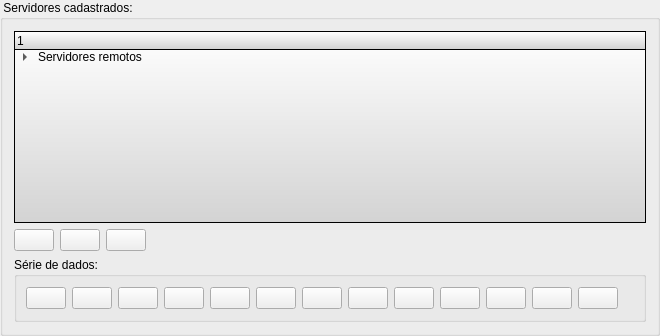
         <widget class="QGroupBox" name="groupBox_22">
          <property name="sizePolicy">
           <sizepolicy hsizetype="Preferred" vsizetype="Preferred">
            <horstretch>0</horstretch>
            <verstretch>0</verstretch>
           </sizepolicy>
          </property>
          <property name="maximumSize">
           <size>
            <width>300</width>
            <height>16777215</height>
           </size>
          </property>
          <property name="title">
           <string> Servidores cadastrados: </string>
          </property>
          <layout class="QGridLayout" name="gridLayout_9">
           <item row="0" column="0">
            <widget class="QTreeWidget" name="weatherDataTree">
             <property name="enabled">
              <bool>true</bool>
             </property>
             <property name="sizePolicy">
              <sizepolicy hsizetype="Expanding" vsizetype="Expanding">
               <horstretch>0</horstretch>
               <verstretch>0</verstretch>
              </sizepolicy>
             </property>
             <property name="minimumSize">
              <size>
               <width>180</width>
               <height>0</height>
              </size>
             </property>
             <property name="styleSheet">
              <string>background: qlineargradient(x1: 0, y1: 0, x2: 0, y2: 1, stop: 0 white, stop: 1 lightgray);</string>
             </property>
             <property name="rootIsDecorated">
              <bool>true</bool>
             </property>
             <column>
              <property name="text">
               <string/>
              </property>
             </column>
             <item>
              <property name="text">
               <string>Servidores remotos</string>
              </property>
              <property name="icon">
               <iconset>
                <normaloff>:/data/icons/servers.png</normaloff>:/data/icons/servers.png</iconset>
              </property>
              <item>
               <property name="text">
                <string>CPTEC</string>
               </property>
               <property name="icon">
                <iconset>
                 <normaloff>:/data/icons/server.png</normaloff>:/data/icons/server.png</iconset>
               </property>
               <item>
                <property name="text">
                 <string>PCD</string>
                </property>
                <property name="icon">
                 <iconset>
                  <normaloff>:/data/icons/dado_pontual.png</normaloff>:/data/icons/dado_pontual.png</iconset>
                </property>
               </item>
               <item>
                <property name="text">
                 <string>PCD - Alertas</string>
                </property>
                <property name="icon">
                 <iconset>
                  <normaloff>:/data/icons/dado_pontual.png</normaloff>:/data/icons/dado_pontual.png</iconset>
                </property>
               </item>
               <item>
                <property name="text">
                 <string>Satélite Acumulada 4Km</string>
                </property>
                <property name="icon">
                 <iconset>
                  <normaloff>:/data/icons/dado_grid.png</normaloff>:/data/icons/dado_grid.png</iconset>
                </property>
               </item>
               <item>
                <property name="text">
                 <string>Satélite Instantânea 4Km</string>
                </property>
                <property name="icon">
                 <iconset>
                  <normaloff>:/data/icons/dado_grid.png</normaloff>:/data/icons/dado_grid.png</iconset>
                </property>
               </item>
               <item>
                <property name="text">
                 <string>Radar Acumulada 4Km</string>
                </property>
                <property name="icon">
                 <iconset>
                  <normaloff>:/data/icons/dado_grid.png</normaloff>:/data/icons/dado_grid.png</iconset>
                </property>
               </item>
               <item>
                <property name="text">
                 <string>ETA 20Km</string>
                </property>
                <property name="icon">
                 <iconset>
                  <normaloff>:/data/icons/dado_grid.png</normaloff>:/data/icons/dado_grid.png</iconset>
                </property>
               </item>
               <item>
                <property name="text">
                 <string>ETA 5Km</string>
                </property>
                <property name="icon">
                 <iconset>
                  <normaloff>:/data/icons/dado_grid.png</normaloff>:/data/icons/dado_grid.png</iconset>
                </property>
               </item>
              </item>
              <item>
               <property name="text">
                <string>CPTEC-2</string>
               </property>
               <property name="icon">
                <iconset>
                 <normaloff>:/data/icons/server.png</normaloff>:/data/icons/server.png</iconset>
               </property>
               <item>
                <property name="text">
                 <string>ETA 20Km</string>
                </property>
                <property name="icon">
                 <iconset>
                  <normaloff>:/data/icons/dado_grid.png</normaloff>:/data/icons/dado_grid.png</iconset>
                </property>
               </item>
               <item>
                <property name="text">
                 <string>Ensemble Médio 40Km</string>
                </property>
                <property name="icon">
                 <iconset>
                  <normaloff>:/data/icons/dado_grid.png</normaloff>:/data/icons/dado_grid.png</iconset>
                </property>
               </item>
              </item>
              <item>
               <property name="text">
                <string>NASA</string>
               </property>
               <property name="icon">
                <iconset>
                 <normaloff>:/data/icons/server.png</normaloff>:/data/icons/server.png</iconset>
               </property>
               <item>
                <property name="text">
                 <string>Radar 1</string>
                </property>
                <property name="icon">
                 <iconset>
                  <normaloff>:/data/icons/dado_grid.png</normaloff>:/data/icons/dado_grid.png</iconset>
                </property>
               </item>
               <item>
                <property name="text">
                 <string>Radar 2</string>
                </property>
                <property name="icon">
                 <iconset>
                  <normaloff>:/data/icons/dado_grid.png</normaloff>:/data/icons/dado_grid.png</iconset>
                </property>
               </item>
              </item>
             </item>
            </widget>
           </item>
           <item row="1" column="0">
            <layout class="QGridLayout" name="gridLayout_28">
             <property name="sizeConstraint">
              <enum>QLayout::SetMinimumSize</enum>
             </property>
             <property name="topMargin">
              <number>0</number>
             </property>
             <item row="0" column="0">
              <widget class="QPushButton" name="updateServerBtn">
               <property name="toolTip">
                <string>&lt;html&gt;&lt;head/&gt;&lt;body&gt;&lt;p&gt;Atualizar Servidor&lt;/p&gt;&lt;/body&gt;&lt;/html&gt;</string>
               </property>
               <property name="text">
                <string/>
               </property>
               <property name="icon">
                <iconset theme="update-server">
                 <normaloff/>
                </iconset>
               </property>
              </widget>
             </item>
             <item row="0" column="1">
              <widget class="QPushButton" name="exportServerBtn">
               <property name="toolTip">
                <string>&lt;html&gt;&lt;head/&gt;&lt;body&gt;&lt;p&gt;Exportar Servidor&lt;/p&gt;&lt;/body&gt;&lt;/html&gt;</string>
               </property>
               <property name="text">
                <string/>
               </property>
               <property name="icon">
                <iconset theme="export-server">
                 <normaloff/>
                </iconset>
               </property>
              </widget>
             </item>
             <item row="0" column="2">
              <widget class="QPushButton" name="serverDeleteBtn">
               <property name="toolTip">
                <string>&lt;html&gt;&lt;head&gt;&lt;meta name=&quot;qrichtext&quot; content=&quot;1&quot; /&gt;&lt;style type=&quot;text/css&quot;&gt;
p, li { white-space: pre-wrap; }
&lt;/style&gt;&lt;/head&gt;&lt;body style=&quot; font-family:'MS Shell Dlg 2'; font-size:8.25pt; font-weight:400; font-style:normal;&quot;&gt;
&lt;p style=&quot; margin-top:0px; margin-bottom:0px; margin-left:0px; margin-right:0px; -qt-block-indent:0; text-indent:0px; font-size:8pt;&quot;&gt;Remover servidor de dados&lt;/p&gt;&lt;/body&gt;&lt;/html&gt;</string>
               </property>
               <property name="text">
                <string/>
               </property>
               <property name="icon">
                <iconset theme="remove-server">
                 <normaloff/>
                </iconset>
               </property>
              </widget>
             </item>
             <item row="0" column="3">
              <spacer name="horizontalSpacer_4">
               <property name="orientation">
                <enum>Qt::Horizontal</enum>
               </property>
               <property name="sizeHint" stdset="0">
                <size>
                 <width>40</width>
                 <height>20</height>
                </size>
               </property>
              </spacer>
             </item>
            </layout>
           </item>
           <item row="2" column="0">
            <widget class="QGroupBox" name="groupBox_25">
             <property name="enabled">
              <bool>true</bool>
             </property>
             <property name="sizePolicy">
              <sizepolicy hsizetype="Minimum" vsizetype="Minimum">
               <horstretch>0</horstretch>
               <verstretch>0</verstretch>
              </sizepolicy>
             </property>
             <property name="minimumSize">
              <size>
               <width>0</width>
               <height>50</height>
              </size>
             </property>
             <property name="maximumSize">
              <size>
               <width>16777215</width>
               <height>16777215</height>
              </size>
             </property>
             <property name="title">
              <string>Série de dados:</string>
             </property>
             <property name="flat">
              <bool>false</bool>
             </property>
             <property name="checkable">
              <bool>false</bool>
             </property>
             <property name="checked">
              <bool>false</bool>
             </property>
             <layout class="QGridLayout" name="gridLayout_29">
              <item row="0" column="0">
               <layout class="QGridLayout" name="gridLayout_30">
                <property name="sizeConstraint">
                 <enum>QLayout::SetMinimumSize</enum>
                </property>
                <item row="0" column="0">
                 <widget class="QPushButton" name="serverInsertGridBtn">
                  <property name="toolTip">
                   <string>&lt;html&gt;&lt;head&gt;&lt;meta name=&quot;qrichtext&quot; content=&quot;1&quot; /&gt;&lt;style type=&quot;text/css&quot;&gt;
p, li { white-space: pre-wrap; }
&lt;/style&gt;&lt;/head&gt;&lt;body style=&quot; font-family:'MS Shell Dlg 2'; font-size:8.25pt; font-weight:400; font-style:normal;&quot;&gt;
&lt;p style=&quot; margin-top:0px; margin-bottom:0px; margin-left:0px; margin-right:0px; -qt-block-indent:0; text-indent:0px;&quot;&gt;Adicionar dados do tipo Grid&lt;/p&gt;&lt;/body&gt;&lt;/html&gt;</string>
                  </property>
                  <property name="text">
                   <string/>
                  </property>
                  <property name="icon">
                   <iconset theme="add-grid-data-series">
                    <normaloff/>
                   </iconset>
                  </property>
                 </widget>
                </item>
                <item row="0" column="1">
                 <widget class="QPushButton" name="serverInsertPointBtn">
                  <property name="toolTip">
                   <string>Adicionar dados pontuais do tipo PCD</string>
                  </property>
                  <property name="text">
                   <string/>
                  </property>
                  <property name="icon">
                   <iconset theme="add-pcd-data-series">
                    <normaloff/>
                   </iconset>
                  </property>
                 </widget>
                </item>
                <item row="0" column="2">
                 <widget class="QPushButton" name="serverInsertPointDiffBtn">
                  <property name="sizePolicy">
                   <sizepolicy hsizetype="Minimum" vsizetype="Fixed">
                    <horstretch>0</horstretch>
                    <verstretch>0</verstretch>
                   </sizepolicy>
                  </property>
                  <property name="focusPolicy">
                   <enum>Qt::StrongFocus</enum>
                  </property>
                  <property name="toolTip">
                   <string>Adicionar dados pontuais de Ocorrências</string>
                  </property>
                  <property name="text">
                   <string/>
                  </property>
                  <property name="icon">
                   <iconset theme="add-occurrence-data-series">
                    <normaloff/>
                   </iconset>
                  </property>
                 </widget>
                </item>
                <item row="0" column="3">
                 <widget class="QPushButton" name="gridFormatDataDeleteBtn">
                  <property name="toolTip">
                   <string>&lt;html&gt;&lt;head&gt;&lt;meta name=&quot;qrichtext&quot; content=&quot;1&quot; /&gt;&lt;style type=&quot;text/css&quot;&gt;
p, li { white-space: pre-wrap; }
&lt;/style&gt;&lt;/head&gt;&lt;body style=&quot; font-family:'MS Shell Dlg 2'; font-size:8.25pt; font-weight:400; font-style:normal;&quot;&gt;
&lt;p style=&quot; margin-top:0px; margin-bottom:0px; margin-left:0px; margin-right:0px; -qt-block-indent:0; text-indent:0px; font-size:8pt;&quot;&gt;Remover Grid da configuração do servidor&lt;/p&gt;&lt;/body&gt;&lt;/html&gt;</string>
                  </property>
                  <property name="text">
                   <string/>
                  </property>
                  <property name="icon">
                   <iconset theme="remove-grid-data-series">
                    <normaloff/>
                   </iconset>
                  </property>
                 </widget>
                </item>
                <item row="0" column="4">
                 <widget class="QPushButton" name="pointFormatDataDeleteBtn">
                  <property name="toolTip">
                   <string>&lt;!DOCTYPE HTML PUBLIC &quot;-//W3C//DTD HTML 4.0//EN&quot; &quot;http://www.w3.org/TR/REC-html40/strict.dtd&quot;&gt;
&lt;html&gt;&lt;head&gt;&lt;meta name=&quot;qrichtext&quot; content=&quot;1&quot; /&gt;&lt;style type=&quot;text/css&quot;&gt;
p, li { white-space: pre-wrap; }
&lt;/style&gt;&lt;/head&gt;&lt;body style=&quot; font-family:'MS Shell Dlg 2'; font-size:8.25pt; font-weight:400; font-style:normal;&quot;&gt;
&lt;p style=&quot; margin-top:0px; margin-bottom:0px; margin-left:0px; margin-right:0px; -qt-block-indent:0; text-indent:0px;&quot;&gt;&lt;span style=&quot; font-size:8pt;&quot;&gt;Remover dados pontuais do tipo PCD da configuração do servidor&lt;/span&gt;&lt;/p&gt;&lt;/body&gt;&lt;/html&gt;</string>
                  </property>
                  <property name="text">
                   <string/>
                  </property>
                  <property name="icon">
                   <iconset theme="remove-pcd-data-series">
                    <normaloff/>
                   </iconset>
                  </property>
                 </widget>
                </item>
                <item row="0" column="5">
                 <widget class="QPushButton" name="serverRemovePointDiffBtn">
                  <property name="toolTip">
                   <string>&lt;!DOCTYPE HTML PUBLIC &quot;-//W3C//DTD HTML 4.0//EN&quot; &quot;http://www.w3.org/TR/REC-html40/strict.dtd&quot;&gt;
&lt;html&gt;&lt;head&gt;&lt;meta name=&quot;qrichtext&quot; content=&quot;1&quot; /&gt;&lt;style type=&quot;text/css&quot;&gt;
p, li { white-space: pre-wrap; }
&lt;/style&gt;&lt;/head&gt;&lt;body style=&quot; font-family:'MS Shell Dlg 2'; font-size:8.25pt; font-weight:400; font-style:normal;&quot;&gt;
&lt;p style=&quot; margin-top:0px; margin-bottom:0px; margin-left:0px; margin-right:0px; -qt-block-indent:0; text-indent:0px;&quot;&gt;&lt;span style=&quot; font-size:8pt;&quot;&gt;Remover &lt;/span&gt;dados pontuais de Ocorrências&lt;span style=&quot; font-size:8pt;&quot;&gt; da configuração do servidor&lt;/span&gt;&lt;/p&gt;&lt;/body&gt;&lt;/html&gt;</string>
                  </property>
                  <property name="text">
                   <string/>
                  </property>
                  <property name="icon">
                   <iconset theme="remove-occurrence-data-series">
                    <normaloff/>
                   </iconset>
                  </property>
                 </widget>
                </item>
                <item row="0" column="6">
                 <widget class="QPushButton" name="updateDataPointDiffBtn">
                  <property name="toolTip">
                   <string>&lt;html&gt;&lt;head/&gt;&lt;body&gt;&lt;p&gt;Atualizar dados pontuais de Ocorrências&lt;/p&gt;&lt;/body&gt;&lt;/html&gt;</string>
                  </property>
                  <property name="text">
                   <string/>
                  </property>
                  <property name="icon">
                   <iconset theme="update-occurence-data-series">
                    <normaloff/>
                   </iconset>
                  </property>
                 </widget>
                </item>
                <item row="0" column="7">
                 <widget class="QPushButton" name="exportDataPointDiffBtn">
                  <property name="toolTip">
                   <string>&lt;html&gt;&lt;head/&gt;&lt;body&gt;&lt;p&gt;Exportar dados pontuais de Ocorrências&lt;/p&gt;&lt;/body&gt;&lt;/html&gt;</string>
                  </property>
                  <property name="text">
                   <string/>
                  </property>
                  <property name="icon">
                   <iconset theme="export-occurrence-data-series">
                    <normaloff/>
                   </iconset>
                  </property>
                 </widget>
                </item>
                <item row="0" column="8">
                 <widget class="QPushButton" name="updateDataPointBtn">
                  <property name="toolTip">
                   <string>&lt;html&gt;&lt;head/&gt;&lt;body&gt;&lt;p&gt;Atualizar dados Pontuais&lt;/p&gt;&lt;/body&gt;&lt;/html&gt;</string>
                  </property>
                  <property name="text">
                   <string/>
                  </property>
                  <property name="icon">
                   <iconset theme="update-pcd-data-series">
                    <normaloff/>
                   </iconset>
                  </property>
                 </widget>
                </item>
                <item row="0" column="9">
                 <widget class="QPushButton" name="exportDataPointBtn">
                  <property name="toolTip">
                   <string>Exportar dados Pontuais</string>
                  </property>
                  <property name="text">
                   <string/>
                  </property>
                  <property name="icon">
                   <iconset theme="export-pcd-data-series">
                    <normaloff/>
                   </iconset>
                  </property>
                 </widget>
                </item>
                <item row="0" column="10">
                 <widget class="QPushButton" name="updateDataGridBtn">
                  <property name="sizePolicy">
                   <sizepolicy hsizetype="Minimum" vsizetype="Fixed">
                    <horstretch>0</horstretch>
                    <verstretch>0</verstretch>
                   </sizepolicy>
                  </property>
                  <property name="toolTip">
                   <string>&lt;html&gt;&lt;head/&gt;&lt;body&gt;&lt;p&gt;Atualizar dados Grid&lt;/p&gt;&lt;/body&gt;&lt;/html&gt;</string>
                  </property>
                  <property name="text">
                   <string/>
                  </property>
                  <property name="icon">
                   <iconset theme="update-grid-data-series">
                    <normaloff/>
                   </iconset>
                  </property>
                 </widget>
                </item>
                <item row="0" column="11">
                 <widget class="QPushButton" name="exportDataGridBtn">
                  <property name="toolTip">
                   <string>&lt;html&gt;&lt;head/&gt;&lt;body&gt;&lt;p&gt;Exportar dados Grid&lt;/p&gt;&lt;/body&gt;&lt;/html&gt;</string>
                  </property>
                  <property name="text">
                   <string/>
                  </property>
                  <property name="icon">
                   <iconset theme="export-grid-data-series">
                    <normaloff/>
                   </iconset>
                  </property>
                 </widget>
                </item>
                <item row="0" column="12">
                 <widget class="QPushButton" name="importDataBtn">
                  <property name="toolTip">
                   <string>Importar série de dados</string>
                  </property>
                  <property name="text">
                   <string/>
                  </property>
                  <property name="icon">
                   <iconset theme="import-data-series">
                    <normaloff/>
                   </iconset>
                  </property>
                 </widget>
                </item>
                <item row="0" column="13">
                 <spacer>
                  <property name="orientation">
                   <enum>Qt::Horizontal</enum>
                  </property>
                  <property name="sizeHint" stdset="0">
                   <size>
                    <width>16</width>
                    <height>24</height>
                   </size>
                  </property>
                 </spacer>
                </item>
               </layout>
              </item>
             </layout>
            </widget>
           </item>
          </layout>
         </widget>
